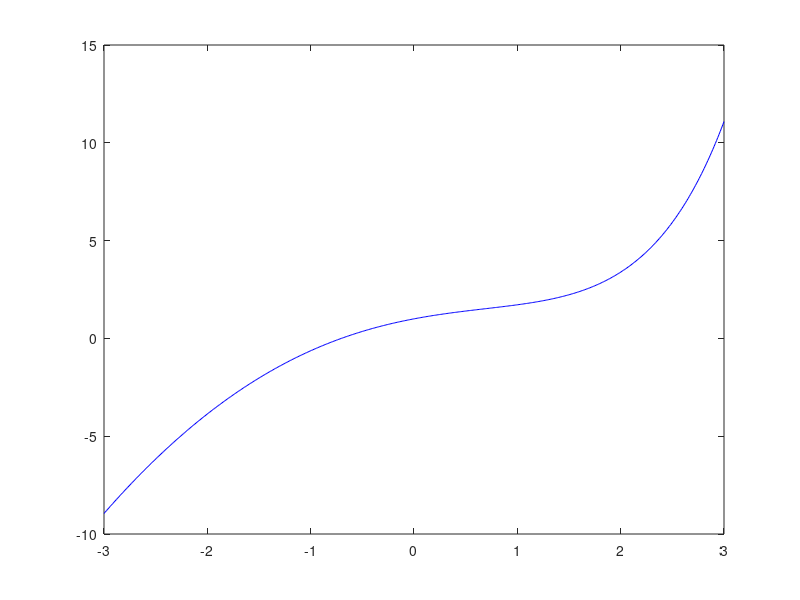

Source code (MATLAB): (Note: this script raises an error after producing the figure.)
% grafik tunggal pnl 2

% plot kurva
x = linspace(-3, 3, 500);
f = @(x) exp(x) - x.^2;
y = f(x);

plot(x, y, 'b');

% menggambar sumbu x dan y
xline(0,'k');
yline(0, 'k');

xlabel('x');
ylabel('y');
title('Grafik Tunggal PNL e^x - x^2');
legend('f(x) = e^x - x^2', 'Location', 'best');

% annotation
gtext('f(x) = e^x - x^2');
gtext('Akar');
